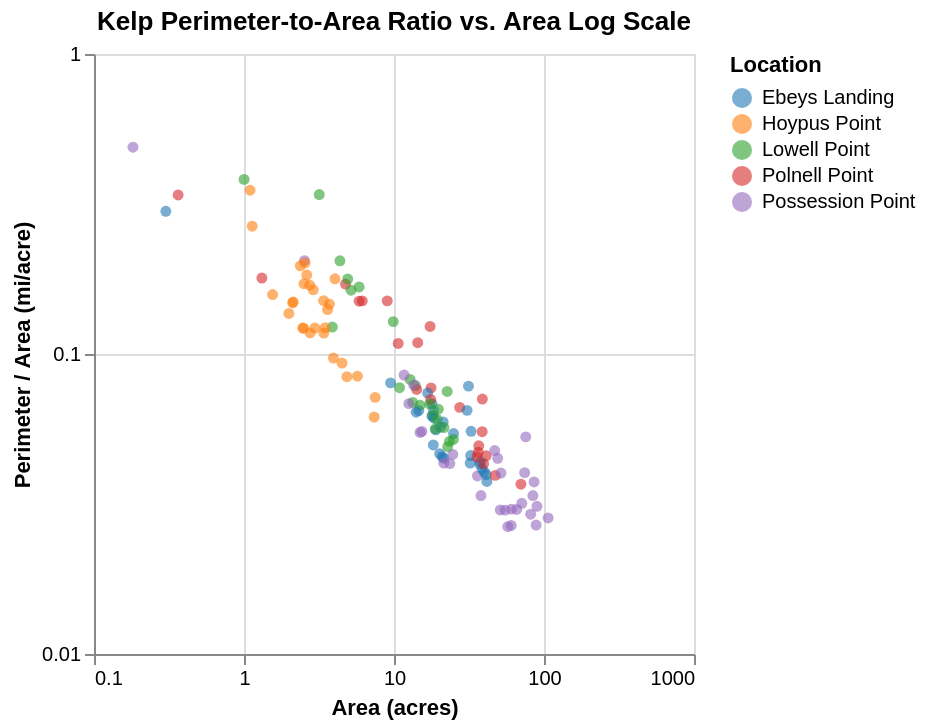

Notebook code for this chart:
### Markdown cell above
## Perimeter/Area ratio

### Code cell
alt.Chart(kelp_clean).transform_calculate(
    PA='datum.perimeter_miles / datum.area_acres'
).mark_circle(opacity=0.6).encode(
    x=alt.X('area_acres:Q',
            scale=alt.Scale(type='log', domain=[0.1, 1000]),
            title='Area (acres)',
            axis=alt.Axis(values=[0.1, 1, 10, 100, 1000], format='~g')),
    y=alt.Y('PA:Q',
            scale=alt.Scale(type='log', domain=[0.01, 1]),
            title='Perimeter / Area (mi/acre)',
            axis=alt.Axis(values=[0.01, 0.1, 1], format='~g')),
    color=alt.Color('Location:N', scale=alt.Scale(scheme='category10'))
).properties(
    title='Kelp Perimeter-to-Area Ratio vs. Area Log Scale'
).interactive()

### Figure 1 — Vega-Lite specification as saved in the notebook (floating-point values rounded to 4 significant figures; data arrays with more than 128 entries replaced by an {"elided": "..."} marker saying what was removed)
{"config": {"view": {"continuousWidth": 300, "continuousHeight": 300}}, "data": {"name": "data-88f66a787e4d3ef206c20fc49b64ea5e"}, "mark": {"type": "circle", "opacity": 0.6}, "encoding": {"color": {"field": "Location", "scale": {"scheme": "category10"}, "type": "nominal"}, "x": {"axis": {"format": "~g", "values": [0.1, 1, 10, 100, 1000]}, "field": "area_acres", "scale": {"domain": [0.1, 1000], "type": "log"}, "title": "Area (acres)", "type": "quantitative"}, "y": {"axis": {"format": "~g", "values": [0.01, 0.1, 1]}, "field": "PA", "scale": {"domain": [0.01, 1], "type": "log"}, "title": "Perimeter / Area (mi/acre)", "type": "quantitative"}}, "params": [{"name": "param_8", "select": {"type": "interval", "encodings": ["x", "y"]}, "bind": "scales"}], "title": "Kelp Perimeter-to-Area Ratio vs. Area Log Scale", "transform": [{"calculate": "datum.perimeter_miles / datum.area_acres", "as": "PA"}], "$schema": "https://vega.github.io/schema/vega-lite/v5.20.1.json", "datasets": {"data-88f66a787e4d3ef206c20fc49b64ea5e": {"elided": "131 records"}}}
